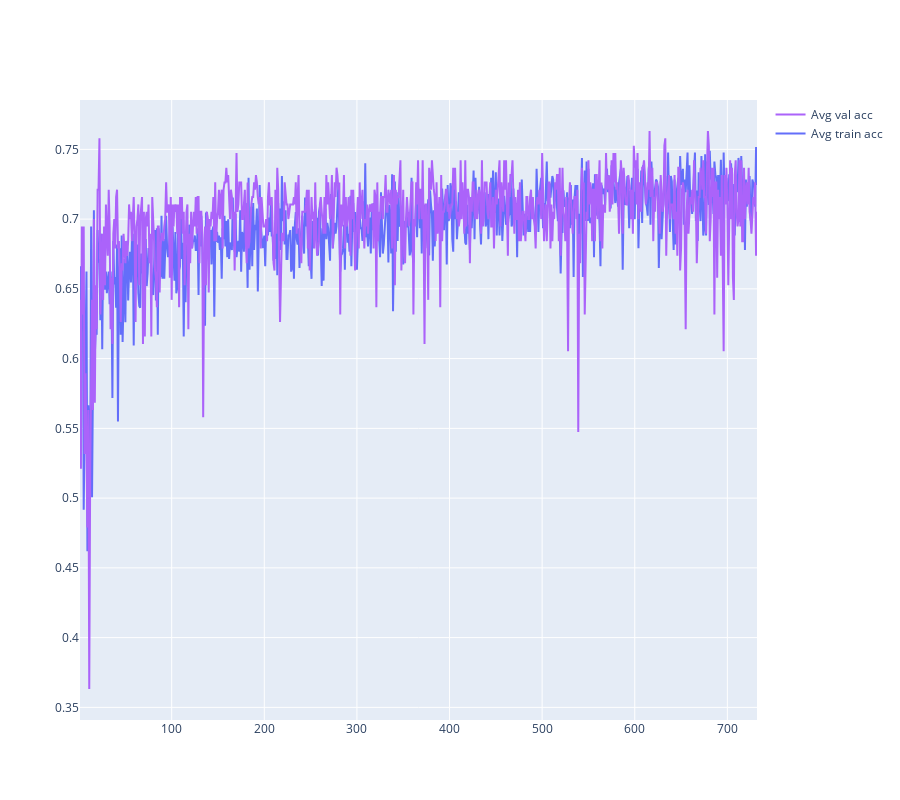

Write notebook code for a chart like this one.
### Code cell
avg_plot("acc")

### Figure 1 — Plotly figure (JSON) as saved in the notebook; plotly's stock layout.template omitted (floating-point values rounded to 4 significant figures; data arrays with more than 128 entries replaced by an {"elided": "..."} marker saying what was removed)
{"data": [{"mode": "lines", "name": "Avg train acc", "type": "scatter", "x": {"elided": "732 int values"}, "y": {"elided": "732 float values"}}, {"line": {"width": 0}, "marker": {"color": "blue"}, "name": "trainupper bound", "showlegend": false, "type": "scatter", "x": {"elided": "732 int values"}, "y": {"elided": "732 null values"}}, {"fill": "tonexty", "line": {"width": 0}, "marker": {"color": "blue"}, "name": "trainlower bound", "showlegend": false, "type": "scatter", "x": {"elided": "732 int values"}, "y": {"elided": "732 null values"}}, {"mode": "lines", "name": "Avg val acc", "type": "scatter", "x": {"elided": "732 int values"}, "y": {"elided": "732 float values"}}, {"line": {"width": 0}, "marker": {"color": "red"}, "name": "valupper bound", "showlegend": false, "type": "scatter", "x": {"elided": "732 int values"}, "y": {"elided": "732 null values"}}, {"fill": "tonexty", "line": {"width": 0}, "marker": {"color": "red"}, "name": "vallower bound", "showlegend": false, "type": "scatter", "x": {"elided": "732 int values"}, "y": {"elided": "732 null values"}}], "layout": {"height": 800, "hovermode": "x"}}
